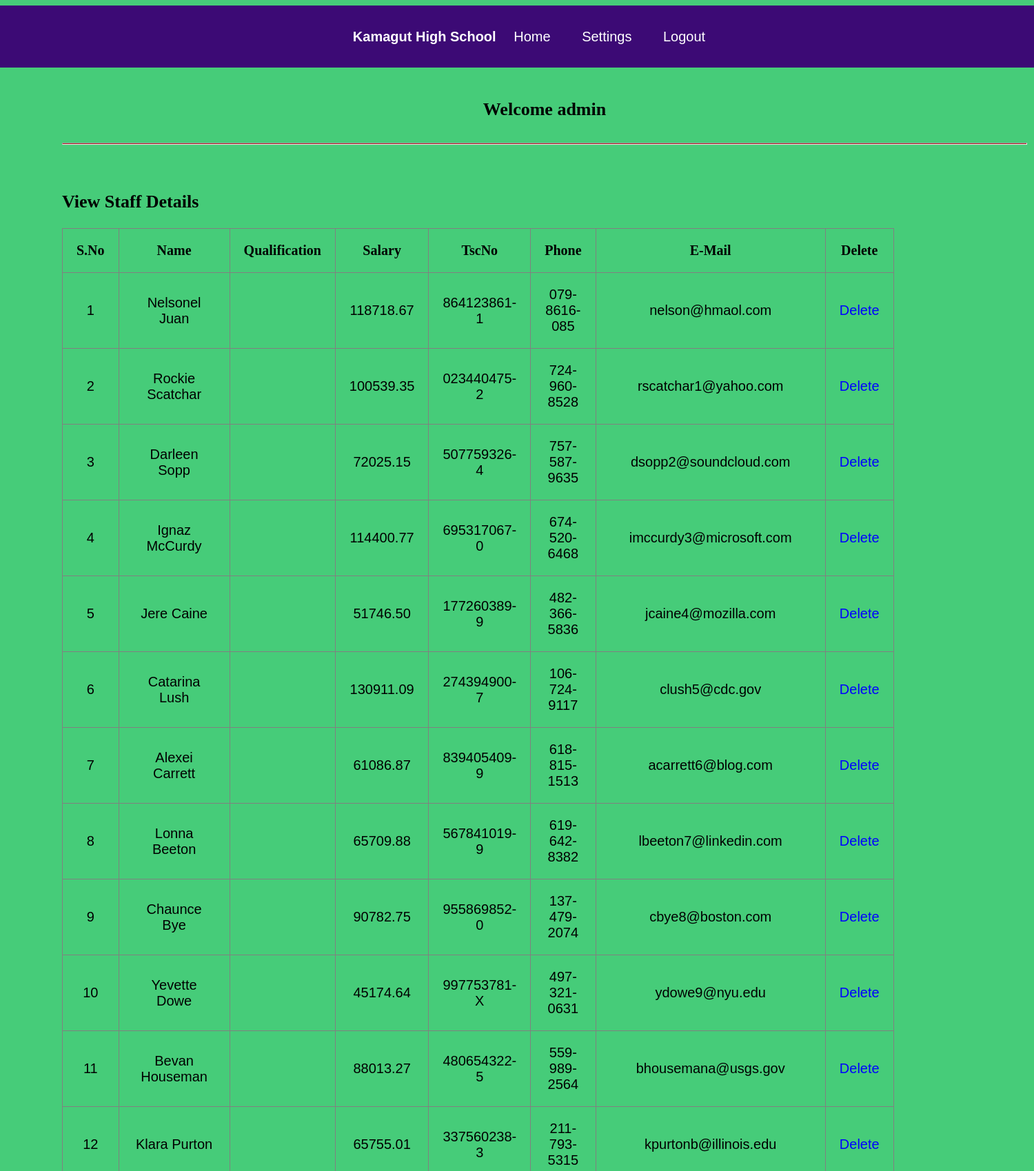
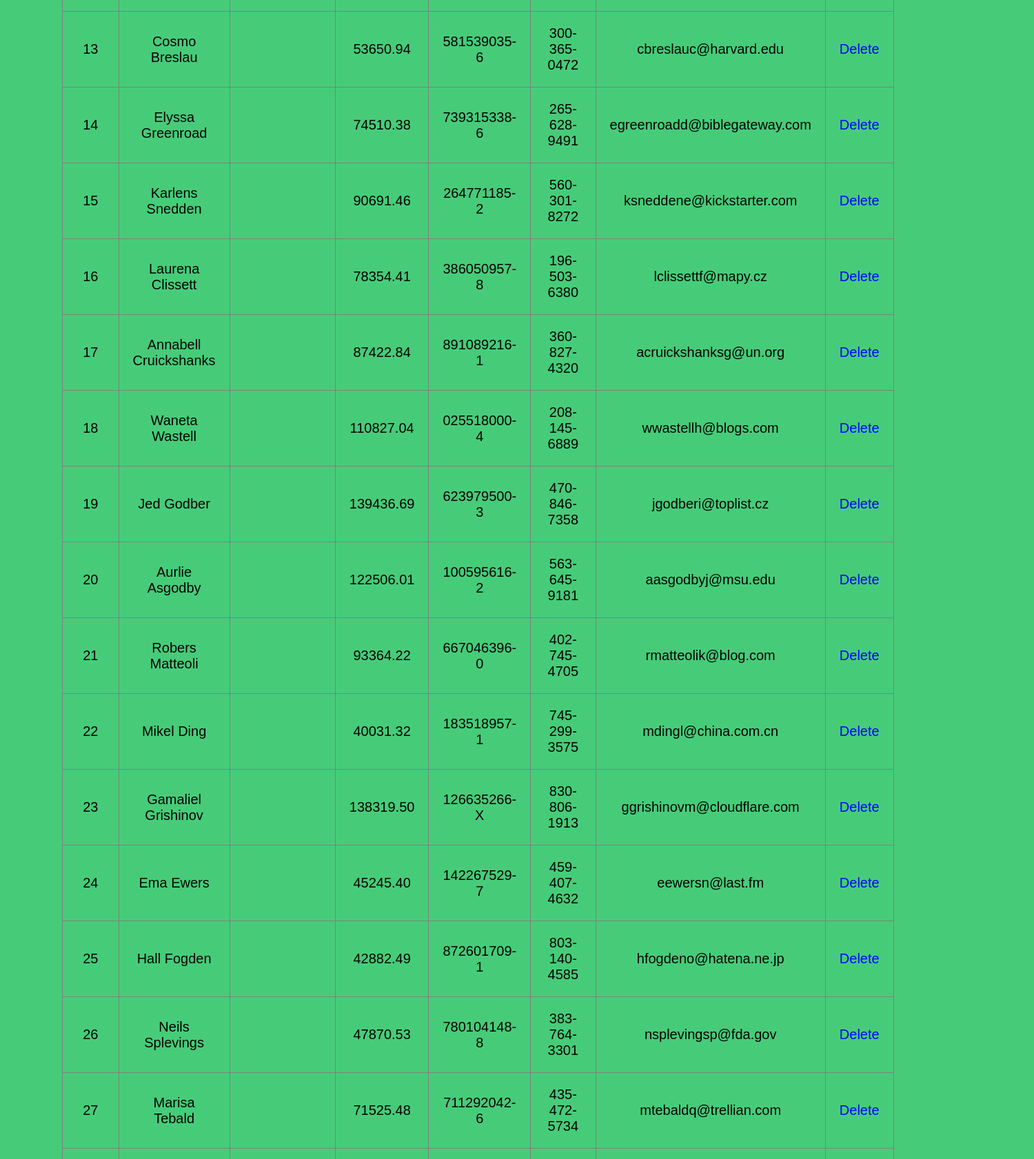
The page /view_staff.php (signed in, upper part) on the database its author committed (2 pictures, top to bottom).
### tables this page shows
CREATE TABLE `teacher` (
  `tid` int(11) NOT NULL,
  `tusername` varchar(150) NOT NULL,
  `tpassword` varchar(150) NOT NULL,
  `qualifications` varchar(300) NOT NULL,
  `salary` decimal(15,2) NOT NULL,
  `TscNo` varchar(150) NOT NULL,
  `mail` varchar(150) NOT NULL,
  `telephone` text NOT NULL,
  `image` varchar(150) NOT NULL
);

### view_staff.php (the view, shortened to what this page needs)
<?php
	include"database.php";
?>
<!DOCTYPE html>
<html>
	<head>
		<link rel="stylesheet" type="text/css" href="css/style.css">
	</head>
	<body>
			<?php include"admin2_navbar.php";?><br>
			<div id="section">
					<br>
					<h3 class="text"><center>Welcome <?php echo $_SESSION["username"]; ?></center></h3><br><hr><br>
				<div class="content">
						<h3 >View Staff Details</h3><br>
						<table border="1px">
							<tr>
								<th>S.No</th>
								<th>Name </th>
								<th>Qualification</th>
								<th>Salary</th>
								<th>TscNo</th>
								<th>Phone</th>
								<th>E-Mail</th>
								<th>Delete</th>
							</tr>
							<?php
								$s="select * from teacher";
								$res=$db->query($s);
								if($res->num_rows>0)
								{
									$i=0;
									while($r=$res->fetch_assoc())
									{
										$i++;
										echo "
											<tr>
												<td>{$i}</td>
												<td>{$r["tusername"]}</td>
												<td>{$r["qualifications"]}</td>
												<td>{$r["salary"]}</td>
												<td>{$r["TscNo"]}</td>
												<td>{$r["telephone"]}</td>
												<td>{$r["mail"]}</td>
												<td><a href='staff_delete.php?id={$r["tid"]}' class='btnr'>Delete</a></td>
											</tr>
										";
									}
								}
								else
								{
									echo "No Record Found";
								}
							?>
						</table>
				</div>
			</div>
	</body>
</html>

### css/style.css (style rules this page uses)
body { margin: 0; padding: ; margin-bottom: 15px; margin-top: 8px; background: rgb(70, 204, 121); background-color: rgb(70, 204, 121); }
body, td { font: 14px "Trebuchet MS", Verdana, Arial, Helvetica, sans-serif; font-size: 20px; background: rgb(70, 204, 121); }
a:link { text-decoration: none; color: #00f; }
#section { height:auto; width:1400px; margin-left:90px; font-family:cambria; }
.content { margin-top:30px; height:auto; width:950px; float:left; }
tr,td,th { padding:20px; }
table { border-collapse:collapse; }
hr { height: 1px; color: rgba(219, 21, 21, 0.918); background-color: rgb(165, 29, 29); margin-bottom: 15px; }
h3 { margin: 0; font-weight: bold; font-size: 1.3em; }
td { text-align: center; }

### rows shown on the page
teacher: tusername "Nelsonel Juan", salary "118718.67", TscNo "864123861-1", telephone "079-8616-085", mail "nelson@hmaol.com"
teacher: tusername "Rockie Scatchar", salary "100539.35", TscNo "023440475-2", telephone "724-960-8528", mail "rscatchar1@yahoo.com"
teacher: tusername "Darleen Sopp", salary "72025.15", TscNo "507759326-4", telephone "757-587-9635", mail "dsopp2@soundcloud.com"
teacher: tusername "Ignaz McCurdy", salary "114400.77", TscNo "695317067-0", telephone "674-520-6468", mail "imccurdy3@microsoft.com"
teacher: tusername "Jere Caine", salary "51746.50", TscNo "177260389-9", telephone "482-366-5836", mail "jcaine4@mozilla.com"
teacher: tusername "Catarina Lush", salary "130911.09", TscNo "274394900-7", telephone "106-724-9117", mail "clush5@cdc.gov"
teacher: tusername "Alexei Carrett", salary "61086.87", TscNo "839405409-9", telephone "618-815-1513", mail "acarrett6@blog.com"
teacher: tusername "Lonna Beeton", salary "65709.88", TscNo "567841019-9", telephone "619-642-8382", mail "lbeeton7@linkedin.com"
teacher: tusername "Chaunce Bye", salary "90782.75", TscNo "955869852-0", telephone "137-479-2074", mail "cbye8@boston.com"
teacher: tusername "Yevette Dowe", salary "45174.64", TscNo "997753781-X", telephone "497-321-0631", mail "ydowe9@nyu.edu"
teacher: tusername "Bevan Houseman", salary "88013.27", TscNo "480654322-5", telephone "559-989-2564", mail "bhousemana@usgs.gov"
teacher: tusername "Klara Purton", salary "65755.01", TscNo "337560238-3", telephone "211-793-5315", mail "kpurtonb@illinois.edu"
teacher: tusername "Cosmo Breslau", salary "53650.94", TscNo "581539035-6", telephone "300-365-0472", mail "cbreslauc@harvard.edu"
teacher: tusername "Elyssa Greenroad", salary "74510.38", TscNo "739315338-6", telephone "265-628-9491", mail "egreenroadd@biblegateway.com"
teacher: tusername "Karlens Snedden", salary "90691.46", TscNo "264771185-2", telephone "560-301-8272", mail "ksneddene@kickstarter.com"
teacher: tusername "Laurena Clissett", salary "78354.41", TscNo "386050957-8", telephone "196-503-6380", mail "lclissettf@mapy.cz"
teacher: tusername "Annabell Cruickshanks", salary "87422.84", TscNo "891089216-1", telephone "360-827-4320", mail "acruickshanksg@un.org"
teacher: tusername "Waneta Wastell", salary "110827.04", TscNo "025518000-4", telephone "208-145-6889", mail "wwastellh@blogs.com"
teacher: tusername "Jed Godber", salary "139436.69", TscNo "623979500-3", telephone "470-846-7358", mail "jgodberi@toplist.cz"
teacher: tusername "Aurlie Asgodby", salary "122506.01", TscNo "100595616-2", telephone "563-645-9181", mail "aasgodbyj@msu.edu"
teacher: tusername "Robers Matteoli", salary "93364.22", TscNo "667046396-0", telephone "402-745-4705", mail "rmatteolik@blog.com"
teacher: tusername "Mikel Ding", salary "40031.32", TscNo "183518957-1", telephone "745-299-3575", mail "mdingl@china.com.cn"
teacher: tusername "Gamaliel Grishinov", salary "138319.50", TscNo "126635266-X", telephone "830-806-1913", mail "ggrishinovm@cloudflare.com"
teacher: tusername "Ema Ewers", salary "45245.40", TscNo "142267529-7", telephone "459-407-4632", mail "eewersn@last.fm"
teacher: tusername "Hall Fogden", salary "42882.49", TscNo "872601709-1", telephone "803-140-4585", mail "hfogdeno@hatena.ne.jp"
teacher: tusername "Neils Splevings", salary "47870.53", TscNo "780104148-8", telephone "383-764-3301", mail "nsplevingsp@fda.gov"
teacher: tusername "Marisa Tebald", salary "71525.48", TscNo "711292042-6", telephone "435-472-5734", mail "mtebaldq@trellian.com"

### other values the page prints
$_SESSION["username"] "admin"
